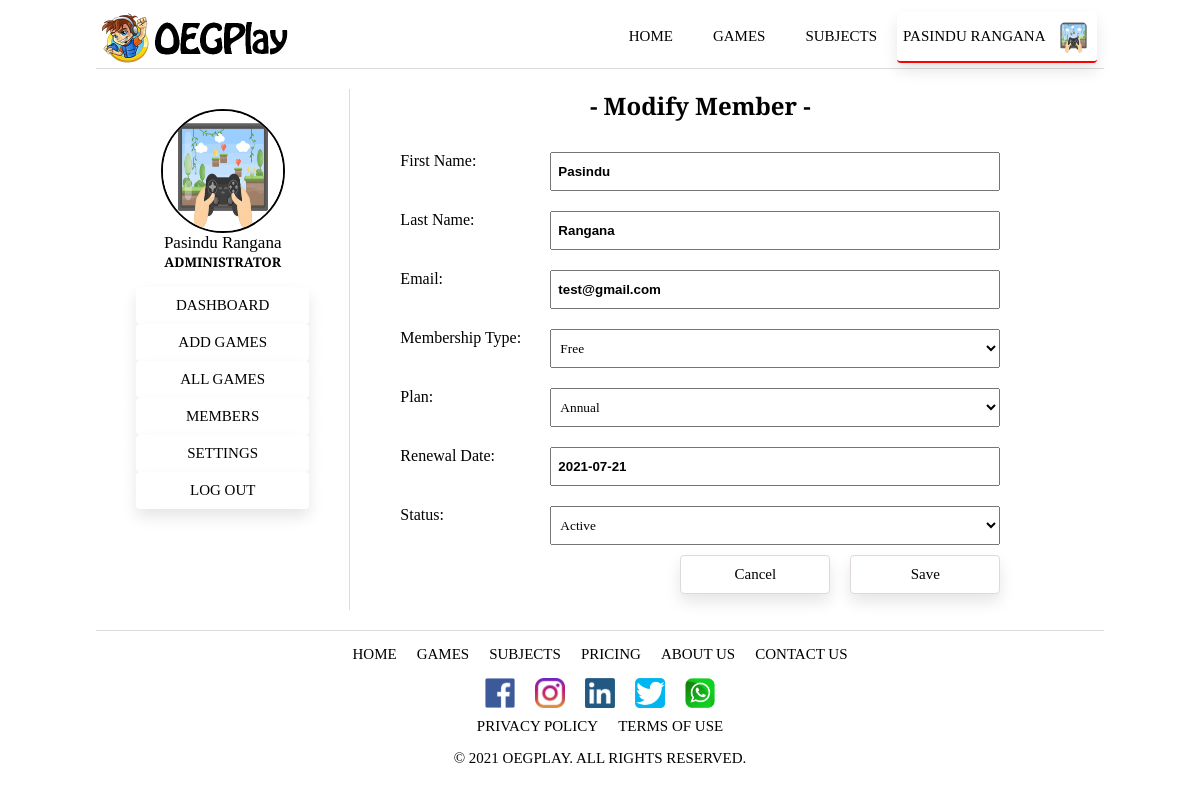
The page /modifymember.php?id=34 (signed in) on the database its author committed.
### tables this page shows
CREATE TABLE `member` (
  `memberID` int(11) NOT NULL AUTO_INCREMENT,
  `username` varchar(128) NOT NULL,
  `firstName` char(128) NOT NULL,
  `lastName` char(128) NOT NULL,
  `m_password` varchar(256) NOT NULL,
  `m_rank` char(20) NOT NULL DEFAULT 'No Rank',
  `TID` int(11) NOT NULL,
  `profile_pic` varchar(256) DEFAULT NULL,
  PRIMARY KEY (`memberID`),
  KEY `FK_Member` (`TID`),
  CONSTRAINT `FK_Member` FOREIGN KEY (`TID`) REFERENCES `type` (`TID`)
);

CREATE TABLE `member_email` (
  `memberID` int(11) NOT NULL,
  `email` varchar(128) NOT NULL,
  `emailType` varchar(32) NOT NULL,
  PRIMARY KEY (`memberID`,`email`),
  CONSTRAINT `FK_MemberEmail` FOREIGN KEY (`memberID`) REFERENCES `member` (`memberID`) ON DELETE CASCADE
);

CREATE TABLE `membership` (
  `MID` int(11) NOT NULL AUTO_INCREMENT,
  `memberID` int(11) NOT NULL,
  `m_plan` varchar(20) NOT NULL,
  `m_status` varchar(20) NOT NULL,
  `start_date` date NOT NULL,
  `renewal_date` date NOT NULL,
  PRIMARY KEY (`MID`),
  KEY `FK_Membership1` (`memberID`),
  CONSTRAINT `FK_Membership1` FOREIGN KEY (`memberID`) REFERENCES `member` (`memberID`) ON DELETE CASCADE
);

### modifymember.php (the view, shortened to what this page needs)
<?php
      include 'header.php';
?>
<div class="a-container">
      <?php include 'admin-sidebar.php'; ?>
      <div class="ag-container">
        <h2>- Modify Member -</h2>
        <?php
          require 'includes/database.inc.php';
          $mid = $_GET['id'];
          echo '<form action="includes/modifymember.inc.php?id='.$mid.'" method="post" name="modify-member" enctype="multipart/form-data" >';
          $sql = "SELECT M.memberID, M.username, M.firstName, M.lastName, M.TID, ME.email, MM.m_plan, MM.m_status, MM.renewal_date
                  FROM Member AS M
                  JOIN Member_email AS ME ON ME.memberID = M.memberID
                  JOIN Membership AS MM ON MM.memberID = M.memberID
                  WHERE M.memberID = $mid;";
          $result = mysqli_query($conn, $sql);
          if (mysqli_num_rows($result) > 0) {
          $row = mysqli_fetch_assoc($result);
          $fName = $row["firstName"];
          $lName = $row["lastName"];
          $TID = $row["TID"];
          $mEmail = $row["email"];
          $mPlan = $row["m_plan"];
          $mStatus = $row["m_status"];
          $rDate = $row["renewal_date"];
          }
          else{
          }
          echo '<div class="form-item">
                <label for="fname">First Name:</label>
                <input type="text" name="fname" id="fname" value = "'.$fName.'" required/>
                </div>';
          echo '<div class="form-item">
                <label for="lname">Last Name:</label>
                <input type="text" name="lname" id="lname" value = "'.$lName.'" required/>
                </div>';
          echo '<div class="form-item">
                <label for="email">Email:</label>
                <input type="text" name="email" id="email" value = "'.$mEmail.'" required/>
                </div>';
          if($TID == 1) {
                echo '<div class="form-item">';
                echo '<label for="m-types">Membership Type:</label>';
                echo '<select name="m-type" id="m-types" required>';
                echo '<option disabled selected value> -- Select Membership Type -- </option>';
                echo '<option selected value="1">Premium</option>
                     <option value="2">Free</option>';
                echo '</select>';
                echo '</div>';
                echo '<div class="form-item">';
                echo '<label for="plans">Plan:</label>';
                echo '<select name="plan" id="plans" required>';
                echo '<option disabled selected value> -- Select plan -- </option>';
                if ($mPlan == 'Annual') {
                  echo '<option selected value="Annual">Annual</option>
                        <option value="Monthly">Monthly</option>';
                }
                else {
                  echo '<option value="Annual">Annual</option>
                        <option selected value="Monthly">Monthly</option>';
                }
                echo '</select>';
                echo '</div>';
                echo '<div class="form-item">
                      <label for="name">Renewal Date:</label>
                      <input type="text" name="rdate" id="rdate" value = "'.$rDate.'" required/>
                      </div>';
                echo '<div class="form-item">';
                echo '<label for="m_status">Status:</label>';
                echo '<select name="status" id="m_status" required>';
                echo '<option disabled selected value> -- Select Status -- </option>';
                if ($mStatus == 'Active') {
                  echo '<option selected value="Active">Active</option>
                        <option value="Expired">Expired</option>';
                }
                else {
                  echo '<option value="Active">Active</option>
                        <option selected value="Expired">Expired</option>';
                }
                echo '</select>';
                echo '</div>';
          }
          else if( $TID == 2) {
                echo '<div class="form-item">';
                echo '<label for="m-types">Membership Type:</label>';
                echo '<select name="m-type" id="m-types" required>';
                echo '<option  value="1">Premium</option>
                     <option selected value="2">Free</option>';
                echo '</select>';
                echo '</div>';
                echo '<div class="form-item">';
                echo '<label for="plans">Plan:</label>';
                echo '<select name="plan" id="plans" required>';
                echo '<option selected value="Annual">Annual</option>
                      <option value="Monthly">Monthly</option>';
                echo '</select>';
                echo '</div>';
                echo '<div class="form-item">
                      <label for="name">Renewal Date:</label>
                      <input type="text" name="rdate" id="rdate" value = "'.$rDate.'" required/>
                      </div>';
                echo '<div class="form-item">';
                echo '<label for="m_status">Status:</label>';
                echo '<select name="status" id="m_status" required>';
                echo '<option selected value="Active">Active</option>
                      <option value="Expired">Expired</option>';
                echo '</select>';
                echo '</div>';
          }
          ?>
          <div class="ag-buttons">
            <button class="reset-btn" type="button" onclick="cancelConfirm()">Cancel</button>
            <button class="addgame-btn" type= "button" onclick="submitConfirm()">Save</button>
          </div>
        </form>
      </div>
    </div>
<?php include('./footer.php'); ?>

### css/sidebar.css (style rules this page uses)
.a-container { display: flex; }

### css/modify-member.css (style rules this page uses)
.ag-container { margin-left: 50px; font-family: "Bree Serif", serif; margin-bottom: 20px; }
.ag-container h2 { text-align: center; }
form { display: flex; flex-direction: column; justify-content: center; width: 600px; }
.form-item { margin: 10px 0; display: flex; align-items: top; justify-content: space-between; }
.form-item input[type="text"] { width: 450px; font-weight: bold; padding: 10px 6px; }
select { width: 450px; cursor: pointer; padding: 10px 5px; font-family: "Bree Serif", serif; }
select:after { background-color: white; }
.ag-buttons { display: flex; justify-content: end; }
.reset-btn, .addgame-btn { background-color: white; border: solid 1px rgb(224, 217, 217); border-radius: 4px; cursor: pointer; box-shadow: inset 0 0 0 2px black; box-shadow: 0px 8px 15px rgba(0, 0, 0, 0.1); white-space: nowrap; text-align: center; padding: 10px 20px; margin-left: 20px; width: 150px; font-family: "Bree Serif", serif; font-size: 15px; color: black; }

### css/header.css (style rules this page uses)
html { max-width: 1024px; margin: auto; }

### rows shown on the page
member: fname "Pasindu", lname "Rangana", email "test@gmail.com", rdate "2021-07-21"

### other values the page prints
$_SESSION["firstName"] "PASINDU"
$_SESSION["lastName"] "RANGANA"
$_SESSION["firstName"] "Pasindu"
$_SESSION["lastName"] "Rangana"
